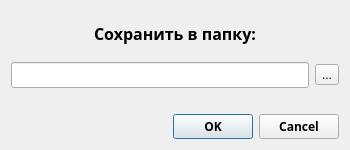
<?xml version="1.0" encoding="UTF-8"?>
<ui version="4.0">
 <class>Dialog</class>
 <widget class="QDialog" name="Dialog">
  <property name="geometry">
   <rect>
    <x>0</x>
    <y>0</y>
    <width>350</width>
    <height>150</height>
   </rect>
  </property>
  <property name="minimumSize">
   <size>
    <width>350</width>
    <height>150</height>
   </size>
  </property>
  <property name="maximumSize">
   <size>
    <width>600</width>
    <height>150</height>
   </size>
  </property>
  <property name="windowTitle">
   <string>Dialog</string>
  </property>
  <layout class="QGridLayout" name="gridLayout">
   <item row="0" column="0">
    <layout class="QVBoxLayout" name="verticalLayout">
     <item alignment="Qt::AlignHCenter">
      <widget class="QLabel" name="label">
       <property name="font">
        <font>
         <family>Bahnschrift SemiBold</family>
         <pointsize>12</pointsize>
         <weight>75</weight>
         <bold>true</bold>
        </font>
       </property>
       <property name="text">
        <string>Сохранить в папку:</string>
       </property>
      </widget>
     </item>
     <item>
      <layout class="QHBoxLayout" name="horizontalLayout">
       <item>
        <widget class="QLineEdit" name="lineEdit">
         <property name="font">
          <font>
           <family>Bahnschrift SemiLight</family>
           <pointsize>10</pointsize>
          </font>
         </property>
        </widget>
       </item>
       <item>
        <widget class="QToolButton" name="toolButton">
         <property name="text">
          <string>...</string>
         </property>
        </widget>
       </item>
      </layout>
     </item>
    </layout>
   </item>
   <item row="2" column="0">
    <widget class="QDialogButtonBox" name="buttonBox">
     <property name="font">
      <font>
       <family>Bahnschrift SemiBold</family>
       <weight>75</weight>
       <bold>true</bold>
      </font>
     </property>
     <property name="orientation">
      <enum>Qt::Horizontal</enum>
     </property>
     <property name="standardButtons">
      <set>QDialogButtonBox::Cancel|QDialogButtonBox::Ok</set>
     </property>
    </widget>
   </item>
   <item row="1" column="0">
    <spacer name="verticalSpacer">
     <property name="orientation">
      <enum>Qt::Vertical</enum>
     </property>
     <property name="sizeType">
      <enum>QSizePolicy::Minimum</enum>
     </property>
     <property name="sizeHint" stdset="0">
      <size>
       <width>20</width>
       <height>20</height>
      </size>
     </property>
    </spacer>
   </item>
  </layout>
 </widget>
 <resources/>
 <connections>
  <connection>
   <sender>buttonBox</sender>
   <signal>accepted()</signal>
   <receiver>Dialog</receiver>
   <slot>accept()</slot>
   <hints>
    <hint type="sourcelabel">
     <x>248</x>
     <y>254</y>
    </hint>
    <hint type="destinationlabel">
     <x>157</x>
     <y>274</y>
    </hint>
   </hints>
  </connection>
  <connection>
   <sender>buttonBox</sender>
   <signal>rejected()</signal>
   <receiver>Dialog</receiver>
   <slot>reject()</slot>
   <hints>
    <hint type="sourcelabel">
     <x>316</x>
     <y>260</y>
    </hint>
    <hint type="destinationlabel">
     <x>286</x>
     <y>274</y>
    </hint>
   </hints>
  </connection>
 </connections>
</ui>
